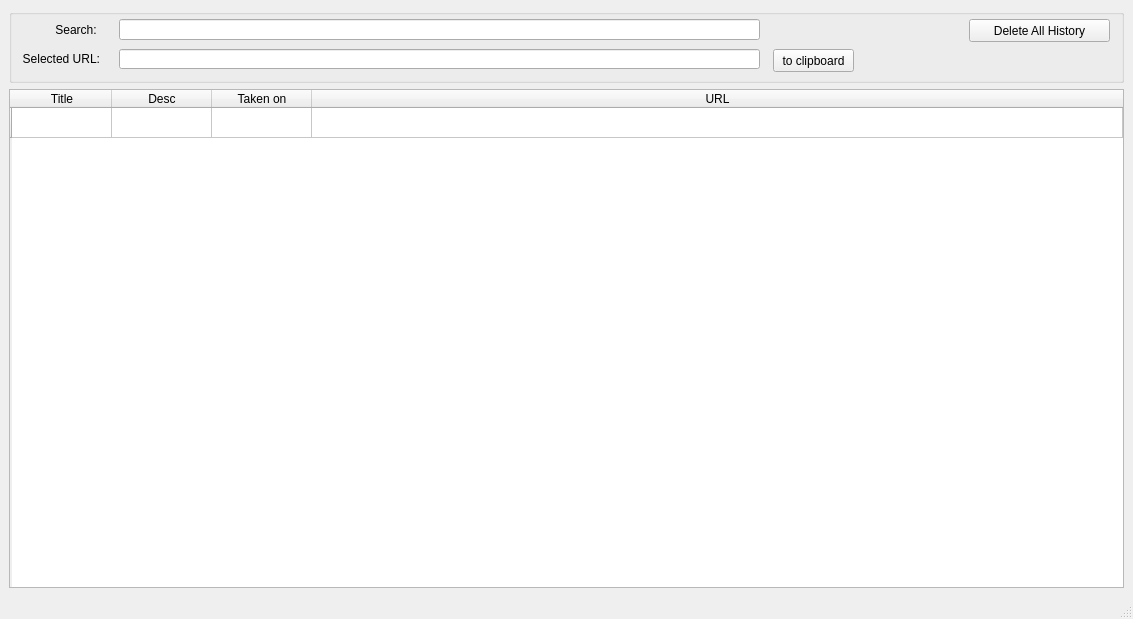
<?xml version="1.0" encoding="UTF-8"?>
<ui version="4.0">
 <class>winHistory</class>
 <widget class="QMainWindow" name="winHistory">
  <property name="geometry">
   <rect>
    <x>0</x>
    <y>0</y>
    <width>1133</width>
    <height>619</height>
   </rect>
  </property>
  <property name="windowTitle">
   <string>ShiftPlanning Grabber - History</string>
  </property>
  <property name="windowIcon">
   <iconset resource="systray.qrc">
    <normaloff>:/images/spgrab.ico</normaloff>:/images/spgrab.ico</iconset>
  </property>
  <widget class="QWidget" name="centralwidget">
   <property name="sizePolicy">
    <sizepolicy hsizetype="Expanding" vsizetype="Expanding">
     <horstretch>0</horstretch>
     <verstretch>0</verstretch>
    </sizepolicy>
   </property>
   <property name="maximumSize">
    <size>
     <width>16777215</width>
     <height>16777215</height>
    </size>
   </property>
   <layout class="QGridLayout" name="gridLayout">
    <item row="3" column="1">
     <widget class="QTableWidget" name="tblHistory">
      <property name="maximumSize">
       <size>
        <width>16777215</width>
        <height>16777215</height>
       </size>
      </property>
      <property name="sortingEnabled">
       <bool>true</bool>
      </property>
      <property name="rowCount">
       <number>1</number>
      </property>
      <attribute name="horizontalHeaderStretchLastSection">
       <bool>true</bool>
      </attribute>
      <attribute name="verticalHeaderMinimumSectionSize">
       <number>17</number>
      </attribute>
      <attribute name="verticalHeaderShowSortIndicator" stdset="0">
       <bool>true</bool>
      </attribute>
      <attribute name="verticalHeaderStretchLastSection">
       <bool>false</bool>
      </attribute>
      <row>
       <property name="text">
        <string/>
       </property>
      </row>
      <column>
       <property name="text">
        <string>Title</string>
       </property>
      </column>
      <column>
       <property name="text">
        <string>Desc</string>
       </property>
      </column>
      <column>
       <property name="text">
        <string>Taken on</string>
       </property>
      </column>
      <column>
       <property name="text">
        <string>URL</string>
       </property>
      </column>
     </widget>
    </item>
    <item row="2" column="1">
     <widget class="QGroupBox" name="groupBox">
      <property name="minimumSize">
       <size>
        <width>0</width>
        <height>74</height>
       </size>
      </property>
      <property name="baseSize">
       <size>
        <width>0</width>
        <height>0</height>
       </size>
      </property>
      <property name="title">
       <string/>
      </property>
      <widget class="QLineEdit" name="txtSearch">
       <property name="geometry">
        <rect>
         <x>110</x>
         <y>10</y>
         <width>641</width>
         <height>21</height>
        </rect>
       </property>
      </widget>
      <widget class="QLabel" name="label">
       <property name="geometry">
        <rect>
         <x>10</x>
         <y>10</y>
         <width>81</width>
         <height>21</height>
        </rect>
       </property>
       <property name="text">
        <string>Search: </string>
       </property>
       <property name="alignment">
        <set>Qt::AlignRight|Qt::AlignTrailing|Qt::AlignVCenter</set>
       </property>
      </widget>
      <widget class="QPushButton" name="btnClearAll">
       <property name="geometry">
        <rect>
         <x>960</x>
         <y>10</y>
         <width>141</width>
         <height>23</height>
        </rect>
       </property>
       <property name="text">
        <string>Delete All History</string>
       </property>
      </widget>
      <widget class="QLineEdit" name="txtUrl">
       <property name="geometry">
        <rect>
         <x>110</x>
         <y>40</y>
         <width>641</width>
         <height>20</height>
        </rect>
       </property>
      </widget>
      <widget class="QLabel" name="label_2">
       <property name="geometry">
        <rect>
         <x>10</x>
         <y>40</y>
         <width>81</width>
         <height>20</height>
        </rect>
       </property>
       <property name="text">
        <string>Selected URL:</string>
       </property>
       <property name="alignment">
        <set>Qt::AlignRight|Qt::AlignTrailing|Qt::AlignVCenter</set>
       </property>
      </widget>
      <widget class="QPushButton" name="btnToClipboard">
       <property name="geometry">
        <rect>
         <x>764</x>
         <y>40</y>
         <width>81</width>
         <height>23</height>
        </rect>
       </property>
       <property name="text">
        <string>to clipboard</string>
       </property>
      </widget>
     </widget>
    </item>
   </layout>
  </widget>
  <widget class="QMenuBar" name="menubar">
   <property name="geometry">
    <rect>
     <x>0</x>
     <y>0</y>
     <width>1133</width>
     <height>21</height>
    </rect>
   </property>
  </widget>
  <widget class="QStatusBar" name="statusbar"/>
 </widget>
 <resources>
  <include location="systray.qrc"/>
 </resources>
 <connections/>
</ui>
